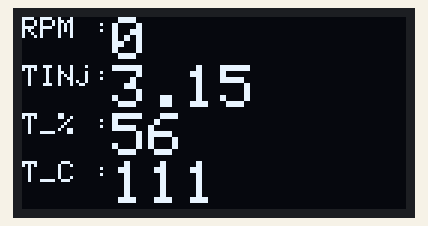
Simulated run of this sketch. Board: Arduino Uno, built with avr-gcc and run on an emulated ATmega328P. Shown: 128×64 one-colour display.

Above: at 0.9 s.
At 4.9 s:
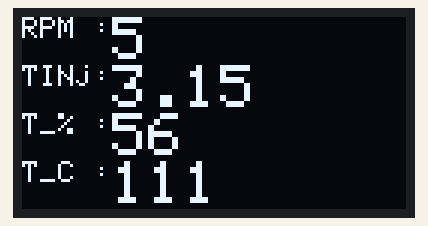
At 9.7 s:
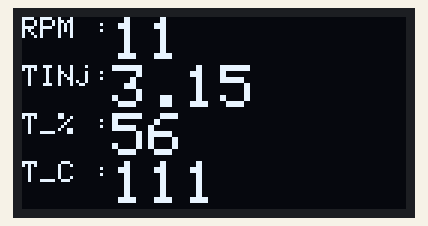
At 19.3 s:
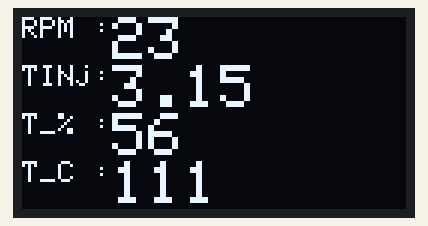
At 28.9 s:
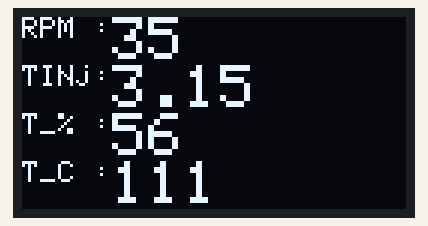
At 38.5 s:
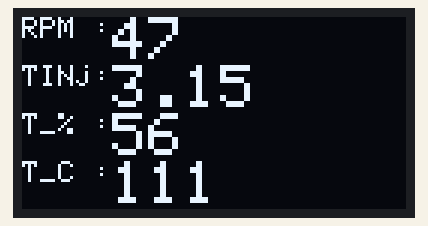

Measured:
- what the display in image 0 shows lasts 0.8 s, from 0.8 s to 1.6 s

The sketch:

sketch_nov19a.ino
```cpp
float Rpm;
#include "Display.h"


void setup() {
  Serial.begin(9600);
  // SSD1306_SWITCHCAPVCC = generate display voltage from 3.3V internally
  initDisplay();

}
void loop() {
  newData(Rpm, 3.14500, 56, 111);  // Draw 'stylized' characters
  if (Rpm >= 6000) {
    Rpm = 0;
  }
}
```

Display.h
```cpp
#include <SPI.h>
#include <Wire.h>
#include <Adafruit_GFX.h>
#include <Adafruit_SSD1306.h>
#define SCREEN_WIDTH 128     // OLED display width, in pixels
#define SCREEN_HEIGHT 64     // OLED display height, in pixels
#define OLED_RESET 4         // Reset pin # (or -1 if sharing Arduino reset pin)
#define SCREEN_ADDRESS 0x3C  ///< See datasheet for Address; 0x3D for 128x64, 0x3C for 128x32
Adafruit_SSD1306 display(SCREEN_WIDTH, SCREEN_HEIGHT, &Wire, OLED_RESET);

long TimeUpdate;

void initDisplay() {
  if (!display.begin(SSD1306_SWITCHCAPVCC, SCREEN_ADDRESS)) {
    Serial.println(F("SSD1306 allocation failed"));
    //for (;;)
    ;  // Don't proceed, loop forever
  }
  // очистка буфера
  display.clearDisplay();
}

void newData(int rpm, float TINj, int T_, int T_C) {
  if (millis() - TimeUpdate >= 800) {
    TimeUpdate = millis();
    display.clearDisplay();
    display.setTextSize(1);               // Normal 1:1 pixel scale
    display.setTextColor(SSD1306_WHITE);  // Draw white text
    display.setCursor(0, 0);              // Start at top-left corner
    display.print(F("RPM :"));
    display.setTextSize(2);
    display.println(rpm);
    display.setTextSize(2);  // Draw 2X-scale text
    display.setTextColor(SSD1306_WHITE);
    display.setTextSize(1);
    display.print(F("TINj:"));
    display.setTextSize(2);
    display.println(TINj);
    display.setTextSize(1);
    display.print(F("T_% :"));
    display.setTextSize(2);
    display.println(T_);
    display.setTextSize(1);
    display.print(F("T_C :"));
    display.setTextSize(2);
    display.println(T_C);
    display.display();
    Rpm++;
  }
}
```
